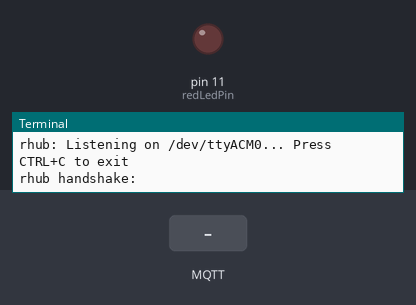
This program was run on a simulated Raspberry Pi (header pin numbers). Shown: output pins drawn as LEDs (lit = HIGH), the last lines printed to the terminal. The test bench sets the inputs (shaded band). Files the program writes start out absent; random numbers come from a fixed seed; no MQTT or app messages arrive unless stated; threads take turns every 2 ms.

Above: at 1.2 s.
1.3 s: MQTT message "on" arrives on the first subscribed topic
At 2.3 s:
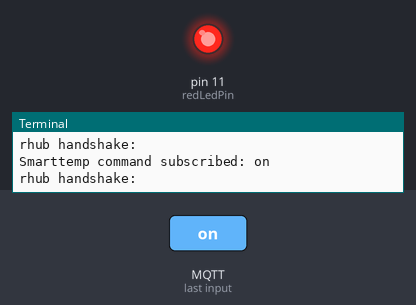
4.3 s: MQTT message "sensor=" arrives on the first subscribed topic
At 4.6 s:
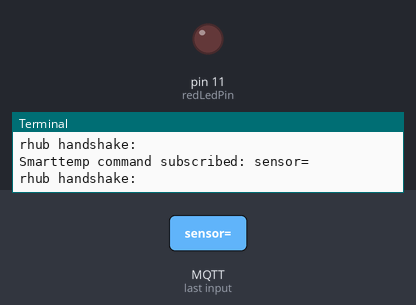
Timing chart, 0 to 7.3 s (numbered marks = the images above; inputs shaded):
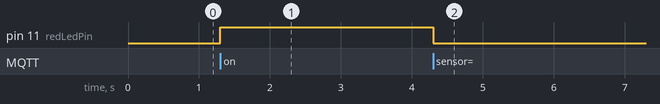

Measured:
- after the input at 1.3 s, pin 11 (redLedPin): LOW → HIGH at once
- after the input at 4.3 s, pin 11 (redLedPin): HIGH → LOW at once

The program:

ihub_temp.py
```python
import time
import random

import serial
import RPi.GPIO as GPIO

import sqlite3
import requests
import json

import paho.mqtt.client as mqtt

import _thread as thread


def sendCommand(command):
    command = command + '\n'
    ser.write(str.encode(command))


def waitResponse():

    response = ser.readline()
    response = response.decode('utf-8').strip()

    return response


def saveData(temps):

    conn = sqlite3.connect('temp.db')
    c = conn.cursor()

    for temp in temps:

        data = temp.split('=')

        sql = "INSERT INTO temp (devicename, temp, timestamp) VALUES('" + data[0] + "', " + data[1] + ", datetime('now', 'localtime'))"
        c.execute(sql)

    conn.commit()
    conn.close()

    temps.clear()


def rhub():

    global ser
    ser = serial.Serial(port='/dev/ttyACM0', baudrate=115200, timeout=1)
    print('rhub: Listening on /dev/ttyACM0... Press CTRL+C to exit')

    # Handshaking
    sendCommand('handshake')

    strMicrobitDevices = ''

    while strMicrobitDevices == None or len(strMicrobitDevices) <= 0:

        strMicrobitDevices = waitResponse()

        print('rhub handshake: ' + strMicrobitDevices)

        time.sleep(0.1)

    strMicrobitDevices = strMicrobitDevices.split('=')

    if len(strMicrobitDevices[1]) > 0:

        listMicrobitDevices = strMicrobitDevices[1].split(',')

        if len(listMicrobitDevices) > 0:

            for mb in listMicrobitDevices:

                print('rhub: Connected to micro:bit device {}...'.format(mb))

            while True:

                time.sleep(1)

                commandToTx = 'sensor=temp'
                sendCommand('cmd:' + commandToTx)

                if commandToTx.startswith('sensor='):

                    strSensorValues = ''

                    while strSensorValues == None or len(strSensorValues) <= 0:

                        strSensorValues = waitResponse()
                        time.sleep(0.1)

                    listSensorValues = strSensorValues.split(',')

                    for sensorValue in listSensorValues:

                        print('rhub: {}'.format(sensorValue))

                    saveData(listSensorValues)


def cloudrelay():

    conn = sqlite3.connect('temp.db')
    ## IF FAIL TEST WITH THIS curl http://192.168.1.253:5050/api/globaltemp

    base_uri = 'http://192.168.1.253:5000/'
    globaltemp_uri = base_uri + 'api/globaltemp'
    headers = {'content-type': 'application/json'}


    while True:

        time.sleep(10)

        print('Relaying data to cloud server...')

        c = conn.cursor()
        c.execute('SELECT id, devicename, temp, timestamp FROM temp WHERE tocloud = 0')
        results = c.fetchall()
        c = conn.cursor()

        for result in results:

            print('Relaying id={}; devicename={}; temp={}; timestamp={}'.format(result[0], result[1], result[2], result[3]))

            gtemp = {
                'devicename':result[1],
                'temp':result[2],
                'timestamp':result[3]
            }
            req = requests.put(globaltemp_uri, headers = headers, data = json.dumps(gtemp))

            c.execute('UPDATE temp SET tocloud = 1 WHERE id = ' + str(result[0]))

        conn.commit()


def on_message(client, userdata, msg):

    smarttemp = str(msg.payload.decode())
    print('Smarttemp command subscribed: ' + smarttemp)

    if smarttemp == 'on':

        GPIO.output(redLedPin, True)

    else:

        GPIO.output(redLedPin, False)


def smarttemp():

    broker = 'broker.emqx.io'
    port = 1883
    topic = "/is4151-is5451/mockpe/smarttemp"
    client_id = f'python-mqtt-{random.randint(0, 10000)}'
    username = 'emqx'
    password = 'public'
    client = mqtt.Client(client_id)
    client.username_pw_set(username, password)
    client.connect(broker, port)
    client.subscribe(topic)
    client.on_message = on_message
    client.loop_forever()


def init():

    GPIO.setmode(GPIO.BOARD)

    global redLedPin
    redLedPin = 11
    GPIO.setup(redLedPin, GPIO.OUT)
    GPIO.output(redLedPin, False)


def main():

    init()

    thread.start_new_thread(rhub, ())
    thread.start_new_thread(cloudrelay, ())
    thread.start_new_thread(smarttemp, ())

    print('Program running... Press CTRL+C to exit')

    while True:

        try:

            time.sleep(0.1)

        except RuntimeError as error:

            print('Error: {}'.format(error.args[0]))

        except Exception as error:

            print('Error: {}'.format(error.args[0]))

        except KeyboardInterrupt:

            if ser.is_open:

                ser.close()

            GPIO.cleanup()

            print('Program terminating...')

            break


    print('Program exited...')


if __name__ == '__main__':

    main()
```
